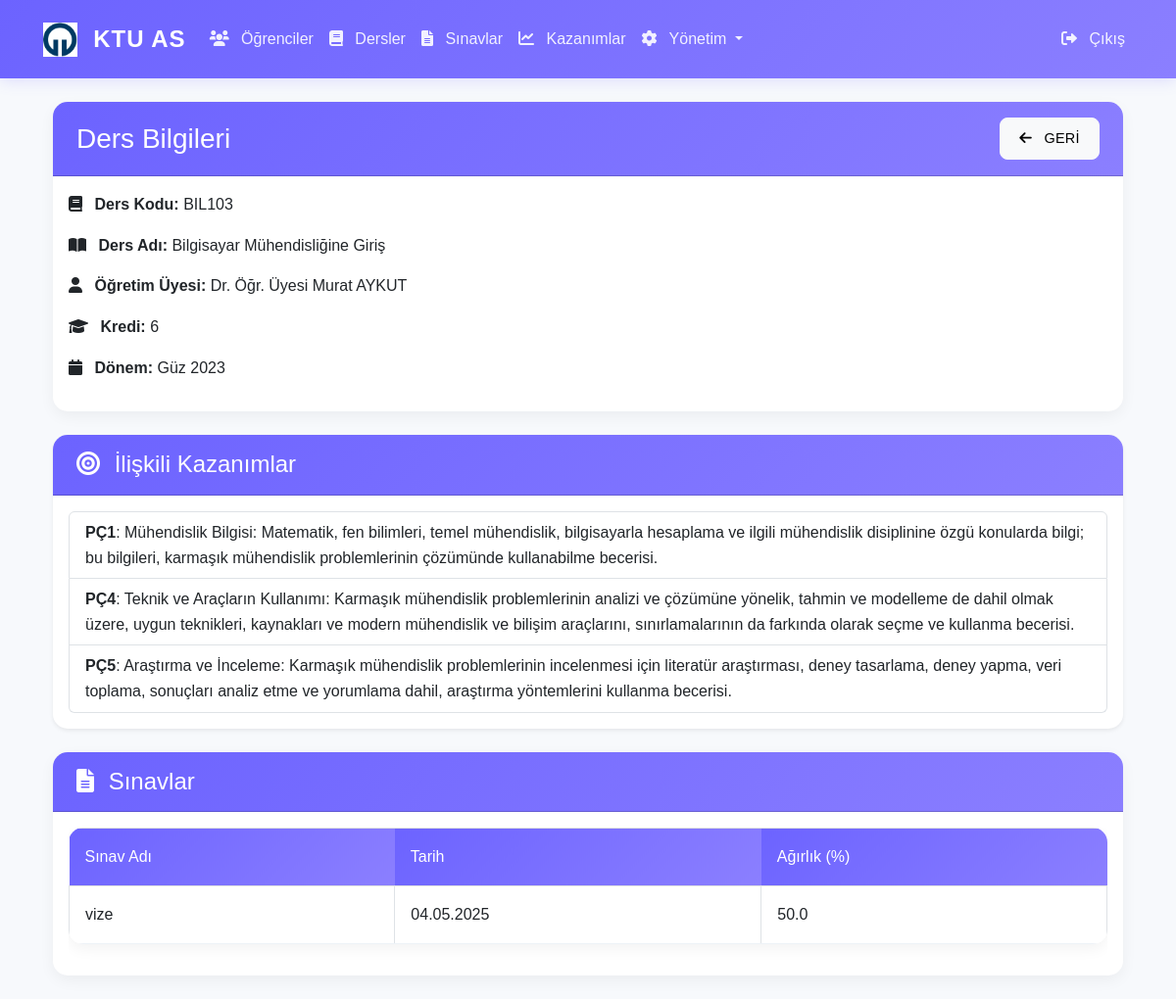
Page /course/1 (signed in) on the earlier database version.
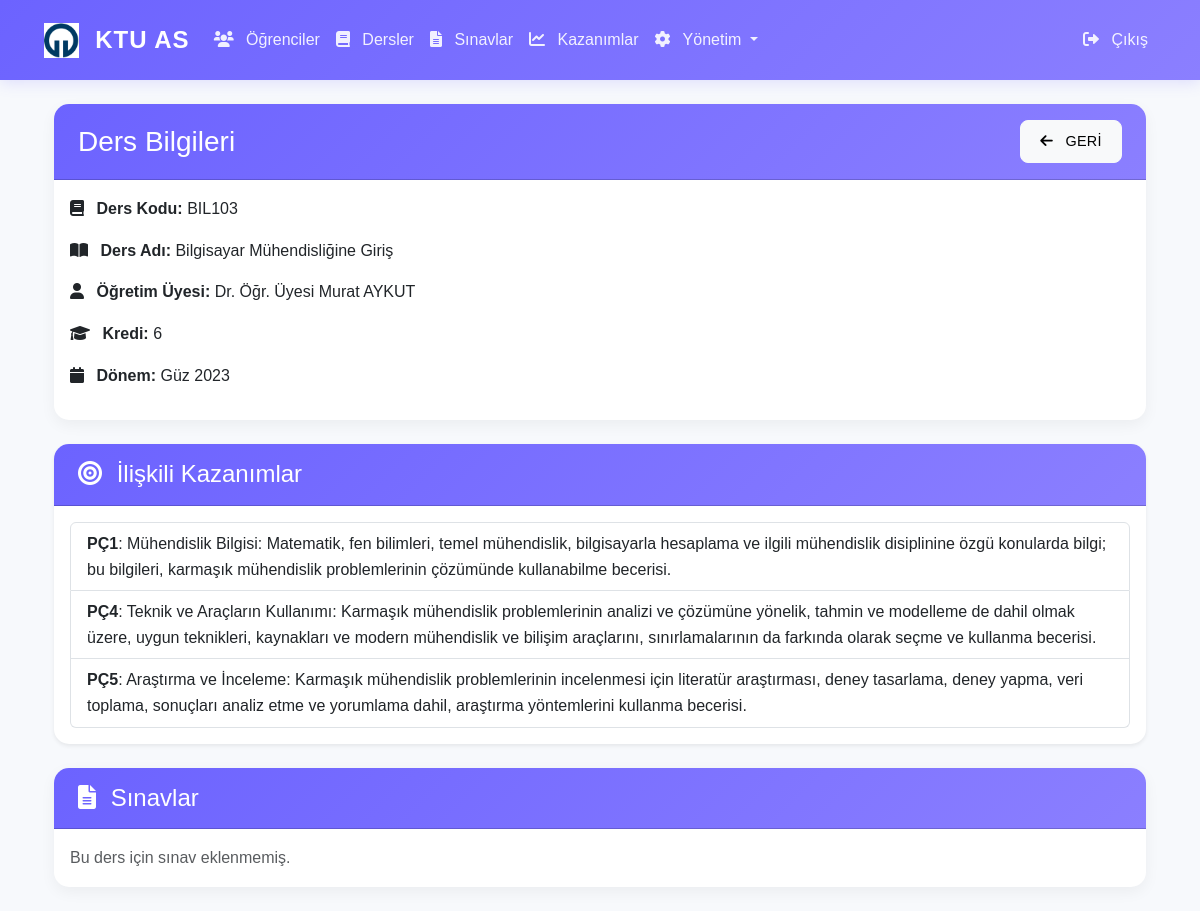
Same page on the later database version.
### app/models/__init__.py (models this page shows, shortened)
class ProgramOutcome(db.Model):
    __tablename__ = 'program_outcomes'
    id = db.Column(db.Integer, primary_key=True)
    code = db.Column(db.String(10), unique=True, nullable=False)
    description = db.Column(db.Text, nullable=False)
    created_at = db.Column(db.DateTime, default=datetime.utcnow)
    related_courses = db.relationship('Course',
                                    secondary='course_program_outcomes',
                                    backref=db.backref('program_outcomes', lazy='dynamic'),
                                    lazy='dynamic')
    related_exams = db.relationship('Exam',
                                  secondary='exam_program_outcomes',
                                  backref=db.backref('program_outcomes', lazy='dynamic'),
                                  lazy='dynamic')

class Exam(db.Model):
    __tablename__ = 'exams'
    id = db.Column(db.Integer, primary_key=True)
    course_id = db.Column(db.Integer, db.ForeignKey('courses.id'), nullable=False)
    exam_name = db.Column(db.String(100), nullable=False)
    exam_date = db.Column(db.Date, nullable=False)
    weight = db.Column(db.Float, nullable=False)  # Sınavın ağırlığı (yüzde)
    created_at = db.Column(db.DateTime, default=datetime.utcnow)
    student_scores = db.relationship('StudentExamScore', backref='exam', lazy=True)

### app/routes/main.py (the view)
@bp.route('/course/<int:course_id>')
@login_required
def course_detail(course_id):
    course = Course.query.get_or_404(course_id)
    return render_template('main/course_detail.html', course=course)

### app/__init__.py (called while the page is built)
@login_manager.user_loader
def load_user(user_id):
    from app.models import User
    return User.query.get(int(user_id))

### app/templates/main/course_detail.html (shortened to what the changed rows need)
{% extends "base.html" %}
{% block content %}
<div class="container mt-4">
    <div class="row">
        <div class="col-md-12">
            <div class="card shadow-sm mb-4">
                <div class="card-body">
                    {% if course.program_outcomes.__class__.__name__ == 'AppenderQuery' %}
                        {% set outcomes = course.program_outcomes.all() %}
                    {% else %}
                        {% set outcomes = course.program_outcomes %}
                    {% endif %}
                    {% if outcomes|length > 0 %}
                    <ul class="list-group">
                        {% for outcome in outcomes %}
                        <li class="list-group-item">
                            <strong>{{ outcome.code }}</strong>: {{ outcome.description }}
                        </li>
                        {% endfor %}
                    </ul>
                    {% else %}
                    <div class="text-muted">Bu ders ile ilişkili program çıktısı yok.</div>
                    {% endif %}
                </div>
            </div>
            <div class="card mb-4">
                <div class="card-body">
                    {% if course.exams.__class__.__name__ == 'AppenderQuery' %}
                        {% set exams = course.exams.all() %}
                    {% else %}
                        {% set exams = course.exams %}
                    {% endif %}
                    {% if exams|length > 0 %}
                    <div class="table-responsive">
                        <table class="table table-bordered table-hover">
                            <thead class="table-light">
                                <tr>
                                    <th>Sınav Adı</th>
                                    <th>Tarih</th>
                                    <th>Ağırlık (%)</th>
                                </tr>
                            </thead>
                            <tbody>
                                {% for exam in exams %}
                                <tr>
                                    <td>{{ exam.exam_name }}</td>
                                    <td>{{ exam.exam_date.strftime('%d.%m.%Y') }}</td>
                                    <td>{{ exam.weight }}</td>
                                </tr>
                                {% endfor %}
                            </tbody>
                        </table>
                    </div>
                    {% else %}
                    <div class="text-muted">Bu ders için sınav eklenmemiş.</div>
                    {% endif %}
                </div>
            </div>
        </div>
    </div>
</div>
{% endblock %}

Differences in the rows shown:
removed Exam: exam_name "vize", exam_date "04.05.2025", weight "50.0"
Other differences:
text no longer shown: "Sınav Adı Tarih Ağırlık (%)"
text now shown: "Bu ders için sınav eklenmemiş."
